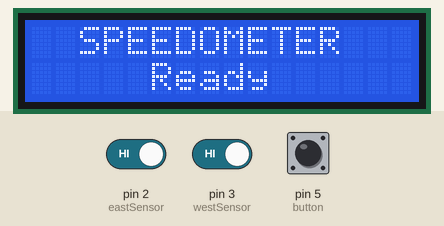
This sketch was run on a simulated Arduino Uno, built with avr-gcc and run on an emulated ATmega328P. Shown: 16×2 character LCD. Inputs (shaded band) come from the test bench; at power-on: pin 2 (eastSensor) HIGH, pin 3 (westSensor) HIGH, pin 5 (button) HIGH.

Above: at 7.3 s.
7.4 s: pin 2 (eastSensor) driven LOW
At 8.2 s:
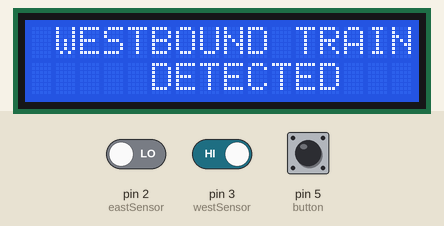
8.9 s: pin 3 (westSensor) driven LOW
At 10.0 s:
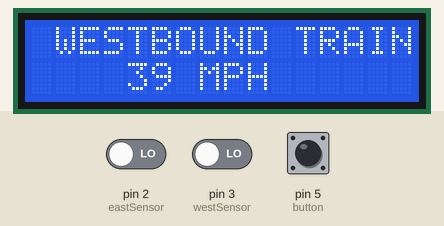
10.4 s: pin 5 (button) pulled LOW for 0.15 s
At 11.8 s:
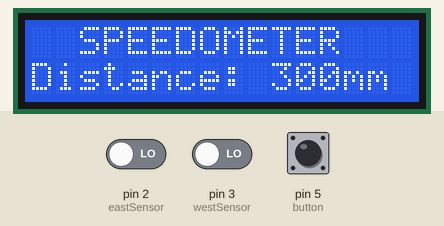
13.5 s: pin 5 (button) pulled LOW for 3.2 s
At 18.7 s:
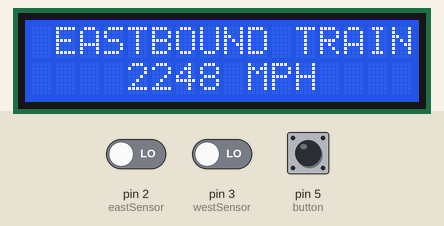
19.0 s: pin 3 (westSensor) driven HIGH
At 21.0 s:
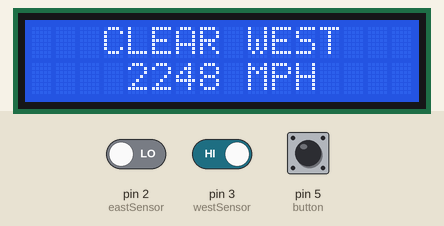
21.5 s: pin 2 (eastSensor) driven HIGH
At 22.9 s:
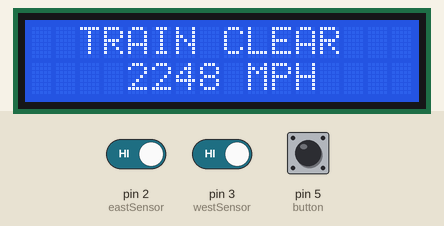
Timing chart, 0 to 24.5 s (numbered marks = the images above; inputs shaded):
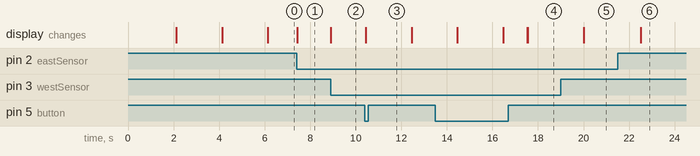

The sketch:

Simple_Speedometer.ino
```cpp
// Simple Speedometer
// This is a simple, inexpensive speedometer for model railoads
// It uses an Arduino UNO or similar
// a 16x2 I2C LCD display
// and two IR proximity sensors
// it detects the speed of a train moving either direction on a single track mainline
// constants are provided for calciulating the speed in several popular scales,
// and in MPH or km/h
// Displayed text is factored out so it can be localized
// or easily changed for individual preferences

// Robert Myers 2023
// This work is licensed under a Creative Commons Attribution-NonCommercial-ShareAlike 4.0 International License.

// the proper values of SPEED_DIVISOR, LENGTH,
// SPEEDLABEL and CAR_GAP
// must be set for the desured scale, sensor distance,
// speed label (MPH, or km/h)
// and allowance for gaps between cars

#include <Wire.h>
#include <LCD_I2C.h>
LCD_I2C lcd(0x27,16,2);

// uncomment next line to enable serial monitor
// #define MONITOR = 1;

// these constants define the divisor for calculating speed
// uncomment one for your scale and preferred output
// const float SPEED_DIVISOR = .002032;      // Z Scale MPH
// const float SPEED_DIVISOR = .002794;      // N
const float SPEED_DIVISOR = .005133;         // HO
// const float SPEED_DIVISOR = .006985;   // S
// const float SPEED_DIVISOR = .009313;   // O
// const float SPEED_DIVISOR = .013970;   // 1
// const float SPEED_DIVISOR = .015400;   // G US Prototype
// const float SPEED_DIVISOR = .018627;   // G 1/24
// const float SPEED_DIVISOR = .019868;   // G LGB
// const float SPEED_DIVISOR = .022000;   // F

// const float SPEED_DIVISOR = .001263;   // Z Scale km/h
// const float SPEED_DIVISOR = .001263;   // N
// const float SPEED_DIVISOR = .003190;   // HO
// const float SPEED_DIVISOR = .004340;   // S
// const float SPEED_DIVISOR = .005787;   // O
// const float SPEED_DIVISOR = .008681;   // 1
// const float SPEED_DIVISOR = .009569;   // G US Prototype
// const float SPEED_DIVISOR = .011574;   // G 1/24
// const float SPEED_DIVISOR = .012346;   // G LGB
// const float SPEED_DIVISOR = .013670;   // F

// const float SPEED_DIVISOR = .002933;   // 2mm Scale MPH
// const float SPEED_DIVISOR = .003025;   // British N
// const float SPEED_DIVISOR = .005867;   // OO
// const float SPEED_DIVISOR = .009313;   // British O, 7mm/ft

// const float SPEED_DIVISOR = .001823;   // 2mm Scale km/h
// const float SPEED_DIVISOR = .001880;   // British N
// const float SPEED_DIVISOR = .003645;   // OO
// const float SPEED_DIVISOR = .006379;   // British O, 7mm/ft

// const float SPEED_DIVISOR = .003725;   // TT 1/120 Scale MPH
// const float SPEED_DIVISOR = .002315;   // TT 1/120 Scale km/h
// const float SPEED_DIVISOR = .004470;   // TT 1/100 Scale MPH
// const float SPEED_DIVISOR = .002778;   // TT 1/100 Scale km/h

// change this to match your speed trap
const float LENGTH = 300.0;     // distance between sensors in mm

// time in milliseconds to allow for gaps between cars
// increase for larger scales or slower trains
const int CAR_GAP = 1000;
// use appropriater for your units
const char* SPEEDLABEL = " MPH    ";
//const char* SPEEDLABEL = "km/h    ";

const char* SPEEDOMETER_LABEL = "SPEEDOMETER";
const char* DISTANCE_LABEL = "Distance: ";
const char* MM_LABEL = "mm";
const char* SPEED_DIVISOR_LABEL = " Divisor: ";
const char* CAR_GAP_LABEL = " Car gap: ";
const char* READY_LABEL = "     Ready      ";
const char* WESTBOUND_TRAIN_LABEL = "WESTBOUND TRAIN";
const char* EASTBOUND_TRAIN_LABEL = "EASTBOUND TRAIN";
const char* DETECTED_LABEL = "DETECTED";
const char* EAST_SENSOR_CLEAR_LABEL = "  CLEAR EAST   ";
const char* WEST_SENSOR_CLEAR_LABEL = "  CLEAR WEST   ";
const char* TRAIN_CLEAR_LABEL = " TRAIN CLEAR   ";
const char* SPACES = "    ";

const int eastSensor = 2;
const int westSensor = 3;
const int button = 5;
unsigned long startmillis = 0;
unsigned long endmillis = 0;

enum SPEEDOSTATE
{
  ST_IDLE,            // between trains
  ST_WEST_DETECTED,   // westbound train detected, counting time
  ST_WEST_SPEED,      // waiting to clear east sensor
  ST_WEST_CLEAR,      // waiting to clear west sensor
  ST_EAST_DETECTED,   // eastbound traindetected, counting time
  ST_EAST_SPEED,      // waiting to cleasr west sensor
  ST_EAST_CLEAR,      // waiting to clear east sensor
};

SPEEDOSTATE speedoState=ST_IDLE;


void setup() {
  // put your setup code here, to run once:
#ifdef MONITOR
  Serial.begin(9600);
  Serial.println("Simple Speedometer");
#endif
  lcd.begin();
  lcd.backlight();
  pinMode(eastSensor, INPUT);
  pinMode(westSensor, INPUT);
  pinMode(button, INPUT_PULLUP);
  reset();
}

// reset speedometer if it gets confused, say by switching
void reset() {
  lcd.clear();
  lcd.setCursor(2,0);
  lcd.print(SPEEDOMETER_LABEL);
  lcd.setCursor(0,1);
  lcd.print(DISTANCE_LABEL);
  lcd.print(int(LENGTH));
  lcd.print(MM_LABEL);
  delay(2000);
  lcd.setCursor(0,1);
  lcd.print(SPEED_DIVISOR_LABEL);
  lcd.print(SPEED_DIVISOR*10000.0);
  lcd.print(SPACES);
  delay(2000);
  lcd.setCursor(0,1);
  lcd.print(CAR_GAP_LABEL);
  lcd.print(CAR_GAP);
  lcd.print(SPACES);

 #ifdef MONITOR
  Serial.println("Speedometer Reset");
  Serial.print("Sensor Distance ");
  Serial.print(LENGTH);
  Serial.println(" mm");
  Serial.print("Speed Divisor ");
  Serial.println(SPEED_DIVISOR*10000.0);
  Serial.print("Inter-car gap time ");
  Serial.print(CAR_GAP);
  Serial.println("ms");
#endif
  delay(2000);
  lcd.setCursor(0,1);
  lcd.print(READY_LABEL);
  startmillis = 0;
  endmillis = 0;
  speedoState = ST_IDLE;
}

void loop() {
  if (digitalRead(button) == LOW) {
    reset();
    while (digitalRead(button) == LOW) {
      delay(1000);    // time to let button up
    }
  }
    switch (speedoState) {
    case ST_IDLE: checkSensors(); break;
    case ST_WEST_DETECTED: westCounting(); break;
    case ST_WEST_SPEED: westWaitClear(); break;
    case ST_WEST_CLEAR: westClear(); break;
    case ST_EAST_DETECTED: eastCounting(); break;
    case ST_EAST_SPEED: eastWaitClear(); break;
    case ST_EAST_CLEAR: eastClear(); break;
    }
    delay(1);
}

// wait for a train to tripped a sensor
void checkSensors() {
#ifdef MONITOR
  Serial.println("ST_IDLE");
#endif
  if (digitalRead(eastSensor) == LOW) {    // train detected westbound
    startmillis = millis();
    speedoState = ST_WEST_DETECTED;
    lcd.clear();
    lcd.setCursor(1,0);
    lcd.print(WESTBOUND_TRAIN_LABEL);
    lcd.setCursor(5,1);
    lcd.print(DETECTED_LABEL);
#ifdef MONITOR
    Serial.print("Westbound train detected at ");
    Serial.println(startmillis);
#endif
}
  if (digitalRead(westSensor) == LOW) {    // train detected westbound
    startmillis = millis();
    speedoState = ST_EAST_DETECTED;
    lcd.clear();
    lcd.setCursor(1,0);
    lcd.print(EASTBOUND_TRAIN_LABEL);
    lcd.setCursor(5,1);
    lcd.print(DETECTED_LABEL);
#ifdef MONITOR
    Serial.print("Eastbound train detected at ");
    Serial.println(startmillis);
#endif
  }
}

// we are seeing a westgound train, wait for it to hit sensor to calculate speed
void westCounting(){        // wait to trip west sensor

  long int elapsed;
  float speed;

#ifdef MONITOR
  Serial.println("ST_WEST_DETECTED");
#endif
  if (digitalRead(westSensor) == LOW) {

    speedoState = ST_WEST_SPEED;
    endmillis = millis();
    elapsed = endmillis - startmillis;
    speed = LENGTH/elapsed / SPEED_DIVISOR;
    lcd.setCursor(4,1);
    lcd.print(int(speed +.5));
    lcd.print(SPEEDLABEL);

#ifdef MONITOR
    Serial.print("Westbound time ");
    Serial.println(elapsed);
    Serial.print("Westbound speed ");
    Serial.print(speed);
    Serial.println(SPEEDLABEL);
#endif
  }
}

// westbound train has tripped the west sensor, wait for east to clear
void westWaitClear() {

#ifdef MONITOR
  Serial.println("ST_WEST_SPEED");
#endif
  if (digitalRead(eastSensor) == HIGH) {
    delay(CAR_GAP);
    if (digitalRead(eastSensor) == HIGH) {
      speedoState = ST_WEST_CLEAR;
      lcd.setCursor(1,0);
      lcd.print(EAST_SENSOR_CLEAR_LABEL);
    }
#ifdef MONITOR
      Serial.print("East clear ");
    Serial.println(millis());
#endif
  }
}

// see if westbound train has cleared the west sensor
void westClear(){

#ifdef MONITOR
  Serial.println("ST_WEST_CLEAR");
#endif
 if (digitalRead(westSensor) == HIGH) {
    delay(CAR_GAP);
    if (digitalRead(westSensor) == HIGH) {
      speedoState = ST_IDLE;
      lcd.setCursor(1,0);
      lcd.print(TRAIN_CLEAR_LABEL);
    }
#ifdef MONITOR
      Serial.print("West clear ");
    Serial.println(millis());
#endif
  }
}

// we are seeing an eastbound train, wait for it to trip east sensor
void eastCounting(){

  long int elapsed;
  float speed;

#ifdef MONITOR
  Serial.println("ST_EAST_DETECTED");
#endif
  if (digitalRead(eastSensor) == LOW) {
    speedoState = ST_EAST_SPEED;
    endmillis = millis();
    elapsed = endmillis - startmillis;
    speed = LENGTH/elapsed / SPEED_DIVISOR;
    lcd.setCursor(4,1);
    lcd.print(int(speed + .5));
    lcd.print(SPEEDLABEL);
#ifdef MONITOR
    Serial.print("Eastbound time ");
    Serial.println(elapsed);
    Serial.print("Eastbound speed ");
    Serial.print(speed);
    Serial.println(SPEEDLABEL);
#endif
  }
}

// see if eastbound train has cleared the west sensor
void eastWaitClear() {

#ifdef MONITOR
  Serial.println("ST_EAST_SPEED");
#endif
  if (digitalRead(westSensor) == HIGH) {
    delay(CAR_GAP);
    if (digitalRead(westSensor) == HIGH) {

      speedoState = ST_EAST_CLEAR;
      lcd.setCursor(1,0);
      lcd.print(WEST_SENSOR_CLEAR_LABEL);
#ifdef MONITOR
      Serial.print("West sensor clear ");
      Serial.println(millis());
#endif
    }
  }
}

// see if eastbound train has cleared the east sensor
void eastClear() {
#ifdef MONITOR
  Serial.println("ST_EAST_CLEAR");
#endif
 if (digitalRead(eastSensor) == HIGH) {
    delay(CAR_GAP);
    if (digitalRead(eastSensor) == HIGH) {
      speedoState = ST_IDLE;
      lcd.setCursor(1,0);
      lcd.print(TRAIN_CLEAR_LABEL);

#ifdef MONITOR
      Serial.print("East clear ");
      Serial.println(millis());
#endif
   }
 }
}
```

Measured:
- after the input at 7.4 s, the display: changes at once (image 1)
- after the input at 8.9 s, the display: changes at once (image 2)
- after the input at 10.4 s, the display: changes at once (image 3)
- after the input at 13.5 s, the display: first differs from a run without the input after 3.0 s (image 4 shows a later state)
- after the input at 19.0 s, the display: changes after 1.0 s (image 5)
- after the input at 21.5 s, the display: changes after 1.0 s (image 6)
